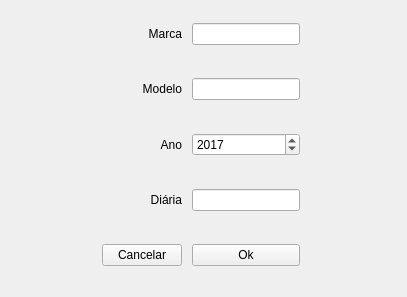
<?xml version="1.0" encoding="UTF-8"?>
<ui version="4.0">
 <class>AddWidget</class>
 <widget class="QWidget" name="AddWidget">
  <property name="geometry">
   <rect>
    <x>0</x>
    <y>0</y>
    <width>407</width>
    <height>297</height>
   </rect>
  </property>
  <property name="windowTitle">
   <string>Form</string>
  </property>
  <widget class="QWidget" name="gridLayoutWidget">
   <property name="geometry">
    <rect>
     <x>0</x>
     <y>0</y>
     <width>401</width>
     <height>291</height>
    </rect>
   </property>
   <layout class="QGridLayout" name="gridLayout">
    <property name="sizeConstraint">
     <enum>QLayout::SetDefaultConstraint</enum>
    </property>
    <property name="spacing">
     <number>10</number>
    </property>
    <item row="1" column="3">
     <spacer name="horizontalSpacer_6">
      <property name="orientation">
       <enum>Qt::Horizontal</enum>
      </property>
      <property name="sizeHint" stdset="0">
       <size>
        <width>20</width>
        <height>20</height>
       </size>
      </property>
     </spacer>
    </item>
    <item row="2" column="3">
     <spacer name="horizontalSpacer_7">
      <property name="orientation">
       <enum>Qt::Horizontal</enum>
      </property>
      <property name="sizeHint" stdset="0">
       <size>
        <width>20</width>
        <height>20</height>
       </size>
      </property>
     </spacer>
    </item>
    <item row="0" column="3">
     <spacer name="horizontalSpacer_5">
      <property name="orientation">
       <enum>Qt::Horizontal</enum>
      </property>
      <property name="sizeHint" stdset="0">
       <size>
        <width>20</width>
        <height>20</height>
       </size>
      </property>
     </spacer>
    </item>
    <item row="3" column="3">
     <spacer name="horizontalSpacer_8">
      <property name="orientation">
       <enum>Qt::Horizontal</enum>
      </property>
      <property name="sizeHint" stdset="0">
       <size>
        <width>20</width>
        <height>20</height>
       </size>
      </property>
     </spacer>
    </item>
    <item row="0" column="1">
     <widget class="QLabel" name="marcaLabel">
      <property name="layoutDirection">
       <enum>Qt::LeftToRight</enum>
      </property>
      <property name="text">
       <string>Marca</string>
      </property>
      <property name="alignment">
       <set>Qt::AlignRight|Qt::AlignTrailing|Qt::AlignVCenter</set>
      </property>
     </widget>
    </item>
    <item row="1" column="2">
     <widget class="QLineEdit" name="modeloInput">
      <property name="toolTip">
       <string>Modelo do Carro</string>
      </property>
     </widget>
    </item>
    <item row="3" column="1">
     <widget class="QLabel" name="diariaLabel">
      <property name="layoutDirection">
       <enum>Qt::LeftToRight</enum>
      </property>
      <property name="text">
       <string>Diária</string>
      </property>
      <property name="alignment">
       <set>Qt::AlignRight|Qt::AlignTrailing|Qt::AlignVCenter</set>
      </property>
     </widget>
    </item>
    <item row="1" column="1">
     <widget class="QLabel" name="modeloLabel">
      <property name="layoutDirection">
       <enum>Qt::LeftToRight</enum>
      </property>
      <property name="text">
       <string>Modelo</string>
      </property>
      <property name="alignment">
       <set>Qt::AlignRight|Qt::AlignTrailing|Qt::AlignVCenter</set>
      </property>
     </widget>
    </item>
    <item row="2" column="1">
     <widget class="QLabel" name="anoLabel">
      <property name="layoutDirection">
       <enum>Qt::LeftToRight</enum>
      </property>
      <property name="text">
       <string>Ano</string>
      </property>
      <property name="alignment">
       <set>Qt::AlignRight|Qt::AlignTrailing|Qt::AlignVCenter</set>
      </property>
     </widget>
    </item>
    <item row="4" column="1">
     <widget class="QPushButton" name="cancelarButton">
      <property name="text">
       <string>Cancelar</string>
      </property>
     </widget>
    </item>
    <item row="0" column="2">
     <widget class="QLineEdit" name="marcaInput">
      <property name="toolTip">
       <string>Marca do carro</string>
      </property>
     </widget>
    </item>
    <item row="3" column="2">
     <widget class="QLineEdit" name="diariaInput">
      <property name="toolTip">
       <string>Valor da diária</string>
      </property>
     </widget>
    </item>
    <item row="4" column="2">
     <widget class="QPushButton" name="okButton">
      <property name="text">
       <string>Ok</string>
      </property>
     </widget>
    </item>
    <item row="3" column="0">
     <spacer name="horizontalSpacer_4">
      <property name="orientation">
       <enum>Qt::Horizontal</enum>
      </property>
      <property name="sizeHint" stdset="0">
       <size>
        <width>20</width>
        <height>20</height>
       </size>
      </property>
     </spacer>
    </item>
    <item row="2" column="0">
     <spacer name="horizontalSpacer_3">
      <property name="orientation">
       <enum>Qt::Horizontal</enum>
      </property>
      <property name="sizeHint" stdset="0">
       <size>
        <width>20</width>
        <height>20</height>
       </size>
      </property>
     </spacer>
    </item>
    <item row="1" column="0">
     <spacer name="horizontalSpacer_2">
      <property name="orientation">
       <enum>Qt::Horizontal</enum>
      </property>
      <property name="sizeHint" stdset="0">
       <size>
        <width>20</width>
        <height>20</height>
       </size>
      </property>
     </spacer>
    </item>
    <item row="0" column="0">
     <spacer name="horizontalSpacer">
      <property name="orientation">
       <enum>Qt::Horizontal</enum>
      </property>
      <property name="sizeHint" stdset="0">
       <size>
        <width>20</width>
        <height>20</height>
       </size>
      </property>
     </spacer>
    </item>
    <item row="2" column="2">
     <widget class="QSpinBox" name="anoInput">
      <property name="minimum">
       <number>1900</number>
      </property>
      <property name="maximum">
       <number>2020</number>
      </property>
      <property name="value">
       <number>2017</number>
      </property>
     </widget>
    </item>
   </layout>
  </widget>
 </widget>
 <resources/>
 <connections/>
</ui>
